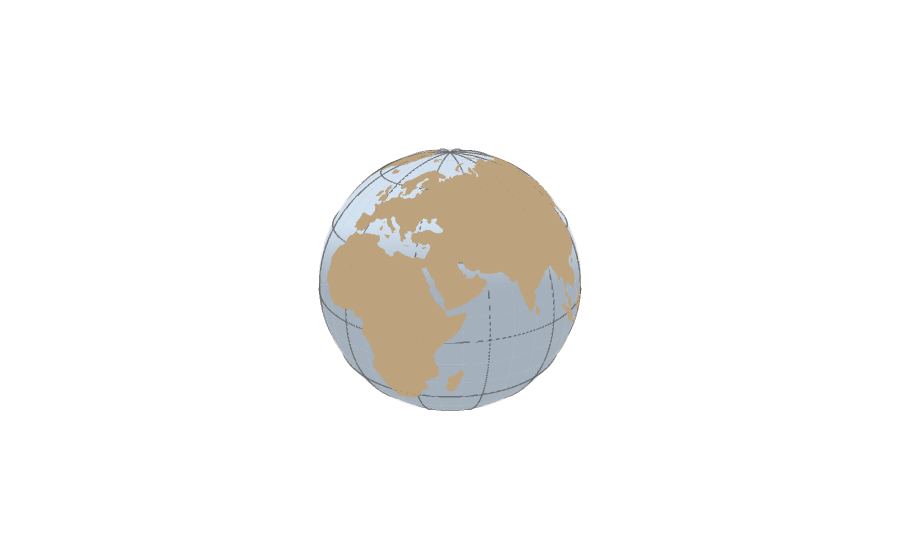

Notebook source saved alongside this figure:
### Code cell
import json
import numpy as np
import plotly.graph_objects as go

# ==================================================
# Load data
# ==================================================
with open("triangulated-land.json", "r") as f:
    data = json.load(f)

pts_all = data["pts"]
triangles_all = data["triangles"]

# ==================================================
# Parameters
# ==================================================
R = 1.0
min_lat_deg = -60
min_lat = np.deg2rad(min_lat_deg)

sphere_radius = R
grat_radius   = 1.006 * R   # above sphere, below land
land_radius   = 1.008 * R   # above graticule

# ==================================================
# Helpers
# ==================================================
def sph_to_cart(lon, lat, r=1.0):
    lon = np.asarray(lon)
    lat = np.asarray(lat)
    x = r * np.cos(lat) * np.cos(lon)
    y = r * np.cos(lat) * np.sin(lon)
    z = r * np.sin(lat)
    return x, y, z

# ==================================================
# Build land mesh from indexed triangles
# ==================================================
X_land, Y_land, Z_land = [], [], []
I_land, J_land, K_land = [], [], []

vertex_offset = 0

for pts_k, tris_k in zip(pts_all, triangles_all):
    xyz_k = [sph_to_cart(lon, lat, land_radius) for lon, lat, elev in pts_k]
    lats_k = [lat for lon, lat, elev in pts_k]

    for x, y, z in xyz_k:
        X_land.append(float(x))
        Y_land.append(float(y))
        Z_land.append(float(z))

    for a, b, c in tris_k:
        # Drop triangles touching Antarctica / below cutoff
        if lats_k[a] < min_lat or lats_k[b] < min_lat or lats_k[c] < min_lat:
            continue

        I_land.append(vertex_offset + a)
        J_land.append(vertex_offset + b)
        K_land.append(vertex_offset + c)

    vertex_offset += len(pts_k)

# ==================================================
# Sphere surface
# ==================================================
u = np.linspace(-np.pi, np.pi, 240)
v = np.linspace(-np.pi/2, np.pi/2, 120)
uu, vv = np.meshgrid(u, v)

xs = sphere_radius * np.cos(vv) * np.cos(uu)
ys = sphere_radius * np.cos(vv) * np.sin(uu)
zs = sphere_radius * np.sin(vv)

# ==================================================
# Create figure
# ==================================================
fig = go.Figure()

# --------------------------------------------------
# Solid sphere
# --------------------------------------------------
fig.add_trace(go.Surface(
    x=xs,
    y=ys,
    z=zs,
    showscale=False,
    colorscale=[[0.0, "rgb(205,220,235)"], [1.0, "rgb(205,220,235)"]],
    opacity=1.0,
    hoverinfo="skip",
    lighting=dict(
        ambient=0.8,
        diffuse=0.5,
        specular=0.05,
        roughness=0.9,
        fresnel=0.05
    )
))

# --------------------------------------------------
# 10-degree graticule
# --------------------------------------------------
lat_vals = np.linspace(-np.pi/2, np.pi/2, 1500)
lon_vals = np.linspace(-np.pi, np.pi, 1700)

# Meridians every 10 degrees
for lon_deg in range(-180, 181, 10):
    lon = np.deg2rad(lon_deg)
    x, y, z = sph_to_cart(np.full_like(lat_vals, lon), lat_vals, grat_radius)

    width = 3 if lon_deg % 30 == 0 else 1
    color = "rgba(70,70,70,0.75)" if lon_deg % 30 == 0 else "rgba(90,90,90,0.45)"

    fig.add_trace(go.Scatter3d(
        x=x, y=y, z=z,
        mode="lines",
        line=dict(color=color, width=width),
        hoverinfo="skip",
        showlegend=False
    ))

# Parallels every 10 degrees
for lat_deg in range(-80, 81, 10):
    lat = np.deg2rad(lat_deg)
    x, y, z = sph_to_cart(lon_vals, np.full_like(lon_vals, lat), grat_radius)

    width = 3 if lat_deg % 30 == 0 else 1
    color = "rgba(70,70,70,0.75)" if lat_deg % 30 == 0 else "rgba(90,90,90,0.45)"

    fig.add_trace(go.Scatter3d(
        x=x, y=y, z=z,
        mode="lines",
        line=dict(color=color, width=width),
        hoverinfo="skip",
        showlegend=False
    ))

# --------------------------------------------------
# Land mesh
# --------------------------------------------------
fig.add_trace(go.Mesh3d(
    x=X_land,
    y=Y_land,
    z=Z_land,
    i=I_land,
    j=J_land,
    k=K_land,
    color="tan",
    flatshading=True,
    opacity=1.0,
    hoverinfo="skip",
    lighting=dict(
        ambient=0.9,
        diffuse=0.6,
        specular=0.05,
        roughness=1.0,
        fresnel=0.02
    )
))

# ==================================================
# Layout
# ==================================================
fig.update_layout(
    scene=dict(
        aspectmode="data",
        xaxis=dict(visible=False),
        yaxis=dict(visible=False),
        zaxis=dict(visible=False),
        camera=dict(
            eye=dict(x=1.6, y=1.6, z=1.0)
        ),
        bgcolor="white"
    ),
    margin=dict(l=0, r=0, t=0, b=0),
    showlegend=False
)

fig.show()

### Figure 1 — Plotly figure (JSON) as saved in the notebook; plotly's stock layout.template omitted (floating-point values rounded to 4 significant figures; data arrays with more than 128 entries replaced by an {"elided": "..."} marker saying what was removed)
{"data": [{"colorscale": [[0, "rgb(205,220,235)"], [1, "rgb(205,220,235)"]], "hoverinfo": "skip", "lighting": {"ambient": 0.8, "diffuse": 0.5, "fresnel": 0.05, "roughness": 0.9, "specular": 0.05}, "opacity": 1, "showscale": false, "type": "surface", "x": {"elided": "120x240 float values"}, "y": {"elided": "120x240 float values"}, "z": {"elided": "120x240 float values"}}, {"hoverinfo": "skip", "line": {"color": "rgba(70,70,70,0.75)", "width": 3}, "mode": "lines", "showlegend": false, "type": "scatter3d", "x": {"elided": "1500 float values"}, "y": {"elided": "1500 float values"}, "z": {"elided": "1500 float values"}}, {"hoverinfo": "skip", "line": {"color": "rgba(90,90,90,0.45)", "width": 1}, "mode": "lines", "showlegend": false, "type": "scatter3d", "x": {"elided": "1500 float values"}, "y": {"elided": "1500 float values"}, "z": {"elided": "1500 float values"}}, {"hoverinfo": "skip", "line": {"color": "rgba(90,90,90,0.45)", "width": 1}, "mode": "lines", "showlegend": false, "type": "scatter3d", "x": {"elided": "1500 float values"}, "y": {"elided": "1500 float values"}, "z": {"elided": "1500 float values"}}, {"hoverinfo": "skip", "line": {"color": "rgba(70,70,70,0.75)", "width": 3}, "mode": "lines", "showlegend": false, "type": "scatter3d", "x": {"elided": "1500 float values"}, "y": {"elided": "1500 float values"}, "z": {"elided": "1500 float values"}}, {"hoverinfo": "skip", "line": {"color": "rgba(90,90,90,0.45)", "width": 1}, "mode": "lines", "showlegend": false, "type": "scatter3d", "x": {"elided": "1500 float values"}, "y": {"elided": "1500 float values"}, "z": {"elided": "1500 float values"}}, {"hoverinfo": "skip", "line": {"color": "rgba(90,90,90,0.45)", "width": 1}, "mode": "lines", "showlegend": false, "type": "scatter3d", "x": {"elided": "1500 float values"}, "y": {"elided": "1500 float values"}, "z": {"elided": "1500 float values"}}, {"hoverinfo": "skip", "line": {"color": "rgba(70,70,70,0.75)", "width": 3}, "mode": "lines", "showlegend": false, "type": "scatter3d", "x": {"elided": "1500 float values"}, "y": {"elided": "1500 float values"}, "z": {"elided": "1500 float values"}}, {"hoverinfo": "skip", "line": {"color": "rgba(90,90,90,0.45)", "width": 1}, "mode": "lines", "showlegend": false, "type": "scatter3d", "x": {"elided": "1500 float values"}, "y": {"elided": "1500 float values"}, "z": {"elided": "1500 float values"}}, {"hoverinfo": "skip", "line": {"color": "rgba(90,90,90,0.45)", "width": 1}, "mode": "lines", "showlegend": false, "type": "scatter3d", "x": {"elided": "1500 float values"}, "y": {"elided": "1500 float values"}, "z": {"elided": "1500 float values"}}, {"hoverinfo": "skip", "line": {"color": "rgba(70,70,70,0.75)", "width": 3}, "mode": "lines", "showlegend": false, "type": "scatter3d", "x": {"elided": "1500 float values"}, "y": {"elided": "1500 float values"}, "z": {"elided": "1500 float values"}}, {"hoverinfo": "skip", "line": {"color": "rgba(90,90,90,0.45)", "width": 1}, "mode": "lines", "showlegend": false, "type": "scatter3d", "x": {"elided": "1500 float values"}, "y": {"elided": "1500 float values"}, "z": {"elided": "1500 float values"}}, {"hoverinfo": "skip", "line": {"color": "rgba(90,90,90,0.45)", "width": 1}, "mode": "lines", "showlegend": false, "type": "scatter3d", "x": {"elided": "1500 float values"}, "y": {"elided": "1500 float values"}, "z": {"elided": "1500 float values"}}, {"hoverinfo": "skip", "line": {"color": "rgba(70,70,70,0.75)", "width": 3}, "mode": "lines", "showlegend": false, "type": "scatter3d", "x": {"elided": "1500 float values"}, "y": {"elided": "1500 float values"}, "z": {"elided": "1500 float values"}}, {"hoverinfo": "skip", "line": {"color": "rgba(90,90,90,0.45)", "width": 1}, "mode": "lines", "showlegend": false, "type": "scatter3d", "x": {"elided": "1500 float values"}, "y": {"elided": "1500 float values"}, "z": {"elided": "1500 float values"}}, {"hoverinfo": "skip", "line": {"color": "rgba(90,90,90,0.45)", "width": 1}, "mode": "lines", "showlegend": false, "type": "scatter3d", "x": {"elided": "1500 float values"}, "y": {"elided": "1500 float values"}, "z": {"elided": "1500 float values"}}, {"hoverinfo": "skip", "line": {"color": "rgba(70,70,70,0.75)", "width": 3}, "mode": "lines", "showlegend": false, "type": "scatter3d", "x": {"elided": "1500 float values"}, "y": {"elided": "1500 float values"}, "z": {"elided": "1500 float values"}}, {"hoverinfo": "skip", "line": {"color": "rgba(90,90,90,0.45)", "width": 1}, "mode": "lines", "showlegend": false, "type": "scatter3d", "x": {"elided": "1500 float values"}, "y": {"elided": "1500 float values"}, "z": {"elided": "1500 float values"}}, {"hoverinfo": "skip", "line": {"color": "rgba(90,90,90,0.45)", "width": 1}, "mode": "lines", "showlegend": false, "type": "scatter3d", "x": {"elided": "1500 float values"}, "y": {"elided": "1500 float values"}, "z": {"elided": "1500 float values"}}, {"hoverinfo": "skip", "line": {"color": "rgba(70,70,70,0.75)", "width": 3}, "mode": "lines", "showlegend": false, "type": "scatter3d", "x": {"elided": "1500 float values"}, "y": {"elided": "1500 float values"}, "z": {"elided": "1500 float values"}}, {"hoverinfo": "skip", "line": {"color": "rgba(90,90,90,0.45)", "width": 1}, "mode": "lines", "showlegend": false, "type": "scatter3d", "x": {"elided": "1500 float values"}, "y": {"elided": "1500 float values"}, "z": {"elided": "1500 float values"}}, {"hoverinfo": "skip", "line": {"color": "rgba(90,90,90,0.45)", "width": 1}, "mode": "lines", "showlegend": false, "type": "scatter3d", "x": {"elided": "1500 float values"}, "y": {"elided": "1500 float values"}, "z": {"elided": "1500 float values"}}, {"hoverinfo": "skip", "line": {"color": "rgba(70,70,70,0.75)", "width": 3}, "mode": "lines", "showlegend": false, "type": "scatter3d", "x": {"elided": "1500 float values"}, "y": {"elided": "1500 float values"}, "z": {"elided": "1500 float values"}}, {"hoverinfo": "skip", "line": {"color": "rgba(90,90,90,0.45)", "width": 1}, "mode": "lines", "showlegend": false, "type": "scatter3d", "x": {"elided": "1500 float values"}, "y": {"elided": "1500 float values"}, "z": {"elided": "1500 float values"}}, {"hoverinfo": "skip", "line": {"color": "rgba(90,90,90,0.45)", "width": 1}, "mode": "lines", "showlegend": false, "type": "scatter3d", "x": {"elided": "1500 float values"}, "y": {"elided": "1500 float values"}, "z": {"elided": "1500 float values"}}, {"hoverinfo": "skip", "line": {"color": "rgba(70,70,70,0.75)", "width": 3}, "mode": "lines", "showlegend": false, "type": "scatter3d", "x": {"elided": "1500 float values"}, "y": {"elided": "1500 float values"}, "z": {"elided": "1500 float values"}}, {"hoverinfo": "skip", "line": {"color": "rgba(90,90,90,0.45)", "width": 1}, "mode": "lines", "showlegend": false, "type": "scatter3d", "x": {"elided": "1500 float values"}, "y": {"elided": "1500 float values"}, "z": {"elided": "1500 float values"}}, {"hoverinfo": "skip", "line": {"color": "rgba(90,90,90,0.45)", "width": 1}, "mode": "lines", "showlegend": false, "type": "scatter3d", "x": {"elided": "1500 float values"}, "y": {"elided": "1500 float values"}, "z": {"elided": "1500 float values"}}, {"hoverinfo": "skip", "line": {"color": "rgba(70,70,70,0.75)", "width": 3}, "mode": "lines", "showlegend": false, "type": "scatter3d", "x": {"elided": "1500 float values"}, "y": {"elided": "1500 float values"}, "z": {"elided": "1500 float values"}}, {"hoverinfo": "skip", "line": {"color": "rgba(90,90,90,0.45)", "width": 1}, "mode": "lines", "showlegend": false, "type": "scatter3d", "x": {"elided": "1500 float values"}, "y": {"elided": "1500 float values"}, "z": {"elided": "1500 float values"}}, {"hoverinfo": "skip", "line": {"color": "rgba(90,90,90,0.45)", "width": 1}, "mode": "lines", "showlegend": false, "type": "scatter3d", "x": {"elided": "1500 float values"}, "y": {"elided": "1500 float values"}, "z": {"elided": "1500 float values"}}, {"hoverinfo": "skip", "line": {"color": "rgba(70,70,70,0.75)", "width": 3}, "mode": "lines", "showlegend": false, "type": "scatter3d", "x": {"elided": "1500 float values"}, "y": {"elided": "1500 float values"}, "z": {"elided": "1500 float values"}}, {"hoverinfo": "skip", "line": {"color": "rgba(90,90,90,0.45)", "width": 1}, "mode": "lines", "showlegend": false, "type": "scatter3d", "x": {"elided": "1500 float values"}, "y": {"elided": "1500 float values"}, "z": {"elided": "1500 float values"}}, {"hoverinfo": "skip", "line": {"color": "rgba(90,90,90,0.45)", "width": 1}, "mode": "lines", "showlegend": false, "type": "scatter3d", "x": {"elided": "1500 float values"}, "y": {"elided": "1500 float values"}, "z": {"elided": "1500 float values"}}, {"hoverinfo": "skip", "line": {"color": "rgba(70,70,70,0.75)", "width": 3}, "mode": "lines", "showlegend": false, "type": "scatter3d", "x": {"elided": "1500 float values"}, "y": {"elided": "1500 float values"}, "z": {"elided": "1500 float values"}}, {"hoverinfo": "skip", "line": {"color": "rgba(90,90,90,0.45)", "width": 1}, "mode": "lines", "showlegend": false, "type": "scatter3d", "x": {"elided": "1500 float values"}, "y": {"elided": "1500 float values"}, "z": {"elided": "1500 float values"}}, {"hoverinfo": "skip", "line": {"color": "rgba(90,90,90,0.45)", "width": 1}, "mode": "lines", "showlegend": false, "type": "scatter3d", "x": {"elided": "1500 float values"}, "y": {"elided": "1500 float values"}, "z": {"elided": "1500 float values"}}, {"hoverinfo": "skip", "line": {"color": "rgba(70,70,70,0.75)", "width": 3}, "mode": "lines", "showlegend": false, "type": "scatter3d", "x": {"elided": "1500 float values"}, "y": {"elided": "1500 float values"}, "z": {"elided": "1500 float values"}}, {"hoverinfo": "skip", "line": {"color": "rgba(90,90,90,0.45)", "width": 1}, "mode": "lines", "showlegend": false, "type": "scatter3d", "x": {"elided": "1700 float values"}, "y": {"elided": "1700 float values"}, "z": {"elided": "1700 float values"}}, {"hoverinfo": "skip", "line": {"color": "rgba(90,90,90,0.45)", "width": 1}, "mode": "lines", "showlegend": false, "type": "scatter3d", "x": {"elided": "1700 float values"}, "y": {"elided": "1700 float values"}, "z": {"elided": "1700 float values"}}, {"hoverinfo": "skip", "line": {"color": "rgba(70,70,70,0.75)", "width": 3}, "mode": "lines", "showlegend": false, "type": "scatter3d", "x": {"elided": "1700 float values"}, "y": {"elided": "1700 float values"}, "z": {"elided": "1700 float values"}}, {"hoverinfo": "skip", "line": {"color": "rgba(90,90,90,0.45)", "width": 1}, "mode": "lines", "showlegend": false, "type": "scatter3d", "x": {"elided": "1700 float values"}, "y": {"elided": "1700 float values"}, "z": {"elided": "1700 float values"}}, {"hoverinfo": "skip", "line": {"color": "rgba(90,90,90,0.45)", "width": 1}, "mode": "lines", "showlegend": false, "type": "scatter3d", "x": {"elided": "1700 float values"}, "y": {"elided": "1700 float values"}, "z": {"elided": "1700 float values"}}, {"hoverinfo": "skip", "line": {"color": "rgba(70,70,70,0.75)", "width": 3}, "mode": "lines", "showlegend": false, "type": "scatter3d", "x": {"elided": "1700 float values"}, "y": {"elided": "1700 float values"}, "z": {"elided": "1700 float values"}}, {"hoverinfo": "skip", "line": {"color": "rgba(90,90,90,0.45)", "width": 1}, "mode": "lines", "showlegend": false, "type": "scatter3d", "x": {"elided": "1700 float values"}, "y": {"elided": "1700 float values"}, "z": {"elided": "1700 float values"}}, {"hoverinfo": "skip", "line": {"color": "rgba(90,90,90,0.45)", "width": 1}, "mode": "lines", "showlegend": false, "type": "scatter3d", "x": {"elided": "1700 float values"}, "y": {"elided": "1700 float values"}, "z": {"elided": "1700 float values"}}, {"hoverinfo": "skip", "line": {"color": "rgba(70,70,70,0.75)", "width": 3}, "mode": "lines", "showlegend": false, "type": "scatter3d", "x": {"elided": "1700 float values"}, "y": {"elided": "1700 float values"}, "z": {"elided": "1700 float values"}}, {"hoverinfo": "skip", "line": {"color": "rgba(90,90,90,0.45)", "width": 1}, "mode": "lines", "showlegend": false, "type": "scatter3d", "x": {"elided": "1700 float values"}, "y": {"elided": "1700 float values"}, "z": {"elided": "1700 float values"}}, {"hoverinfo": "skip", "line": {"color": "rgba(90,90,90,0.45)", "width": 1}, "mode": "lines", "showlegend": false, "type": "scatter3d", "x": {"elided": "1700 float values"}, "y": {"elided": "1700 float values"}, "z": {"elided": "1700 float values"}}, {"hoverinfo": "skip", "line": {"color": "rgba(70,70,70,0.75)", "width": 3}, "mode": "lines", "showlegend": false, "type": "scatter3d", "x": {"elided": "1700 float values"}, "y": {"elided": "1700 float values"}, "z": {"elided": "1700 float values"}}, {"hoverinfo": "skip", "line": {"color": "rgba(90,90,90,0.45)", "width": 1}, "mode": "lines", "showlegend": false, "type": "scatter3d", "x": {"elided": "1700 float values"}, "y": {"elided": "1700 float values"}, "z": {"elided": "1700 float values"}}, {"hoverinfo": "skip", "line": {"color": "rgba(90,90,90,0.45)", "width": 1}, "mode": "lines", "showlegend": false, "type": "scatter3d", "x": {"elided": "1700 float values"}, "y": {"elided": "1700 float values"}, "z": {"elided": "1700 float values"}}, {"hoverinfo": "skip", "line": {"color": "rgba(70,70,70,0.75)", "width": 3}, "mode": "lines", "showlegend": false, "type": "scatter3d", "x": {"elided": "1700 float values"}, "y": {"elided": "1700 float values"}, "z": {"elided": "1700 float values"}}, {"hoverinfo": "skip", "line": {"color": "rgba(90,90,90,0.45)", "width": 1}, "mode": "lines", "showlegend": false, "type": "scatter3d", "x": {"elided": "1700 float values"}, "y": {"elided": "1700 float values"}, "z": {"elided": "1700 float values"}}, {"hoverinfo": "skip", "line": {"color": "rgba(90,90,90,0.45)", "width": 1}, "mode": "lines", "showlegend": false, "type": "scatter3d", "x": {"elided": "1700 float values"}, "y": {"elided": "1700 float values"}, "z": {"elided": "1700 float values"}}, {"color": "tan", "flatshading": true, "hoverinfo": "skip", "i": {"elided": "8544 int values"}, "j": {"elided": "8544 int values"}, "k": {"elided": "8544 int values"}, "lighting": {"ambient": 0.9, "diffuse": 0.6, "fresnel": 0.02, "roughness": 1, "specular": 0.05}, "opacity": 1, "type": "mesh3d", "x": {"elided": "7296 float values"}, "y": {"elided": "7296 float values"}, "z": {"elided": "7296 float values"}}], "layout": {"margin": {"b": 0, "l": 0, "r": 0, "t": 0}, "scene": {"aspectmode": "data", "bgcolor": "white", "camera": {"eye": {"x": 1.6, "y": 1.6, "z": 1}}, "xaxis": {"visible": false}, "yaxis": {"visible": false}, "zaxis": {"visible": false}}, "showlegend": false}}
